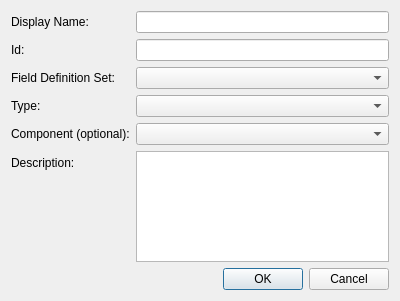
<?xml version="1.0" encoding="UTF-8"?>
<ui version="4.0">
 <class>FieldDefinitionWindow</class>
 <widget class="QDialog" name="FieldDefinitionWindow">
  <property name="geometry">
   <rect>
    <x>0</x>
    <y>0</y>
    <width>400</width>
    <height>301</height>
   </rect>
  </property>
  <property name="windowTitle">
   <string>Field Definition</string>
  </property>
  <layout class="QFormLayout" name="formLayout">
   <item row="0" column="0">
    <widget class="QLabel" name="labelDisplayName">
     <property name="text">
      <string>Display Name:</string>
     </property>
    </widget>
   </item>
   <item row="0" column="1">
    <widget class="QLineEdit" name="lineEditDisplayName"/>
   </item>
   <item row="1" column="0">
    <widget class="QLabel" name="labelId">
     <property name="text">
      <string>Id:</string>
     </property>
    </widget>
   </item>
   <item row="1" column="1">
    <widget class="QLineEdit" name="lineEditId"/>
   </item>
   <item row="3" column="0">
    <widget class="QLabel" name="labelType">
     <property name="text">
      <string>Type:</string>
     </property>
    </widget>
   </item>
   <item row="3" column="1">
    <widget class="QComboBox" name="comboBoxType"/>
   </item>
   <item row="5" column="0">
    <widget class="QLabel" name="labelDescription">
     <property name="text">
      <string>Description:</string>
     </property>
    </widget>
   </item>
   <item row="5" column="1">
    <widget class="QPlainTextEdit" name="plainTextEditDescription"/>
   </item>
   <item row="6" column="1">
    <widget class="QDialogButtonBox" name="buttonBox">
     <property name="orientation">
      <enum>Qt::Horizontal</enum>
     </property>
     <property name="standardButtons">
      <set>QDialogButtonBox::Cancel|QDialogButtonBox::Ok</set>
     </property>
    </widget>
   </item>
   <item row="4" column="0">
    <widget class="QLabel" name="label">
     <property name="text">
      <string>Component (optional):</string>
     </property>
    </widget>
   </item>
   <item row="4" column="1">
    <widget class="QComboBox" name="comboBoxComponent"/>
   </item>
   <item row="2" column="0">
    <widget class="QLabel" name="labelFieldDefinitionSet">
     <property name="text">
      <string>Field Definition Set:</string>
     </property>
    </widget>
   </item>
   <item row="2" column="1">
    <widget class="QComboBox" name="comboBoxFieldDefinitionSet"/>
   </item>
  </layout>
 </widget>
 <resources/>
 <connections>
  <connection>
   <sender>buttonBox</sender>
   <signal>accepted()</signal>
   <receiver>FieldDefinitionWindow</receiver>
   <slot>accept()</slot>
   <hints>
    <hint type="sourcelabel">
     <x>331</x>
     <y>290</y>
    </hint>
    <hint type="destinationlabel">
     <x>157</x>
     <y>274</y>
    </hint>
   </hints>
  </connection>
  <connection>
   <sender>buttonBox</sender>
   <signal>rejected()</signal>
   <receiver>FieldDefinitionWindow</receiver>
   <slot>reject()</slot>
   <hints>
    <hint type="sourcelabel">
     <x>390</x>
     <y>290</y>
    </hint>
    <hint type="destinationlabel">
     <x>286</x>
     <y>274</y>
    </hint>
   </hints>
  </connection>
 </connections>
</ui>
